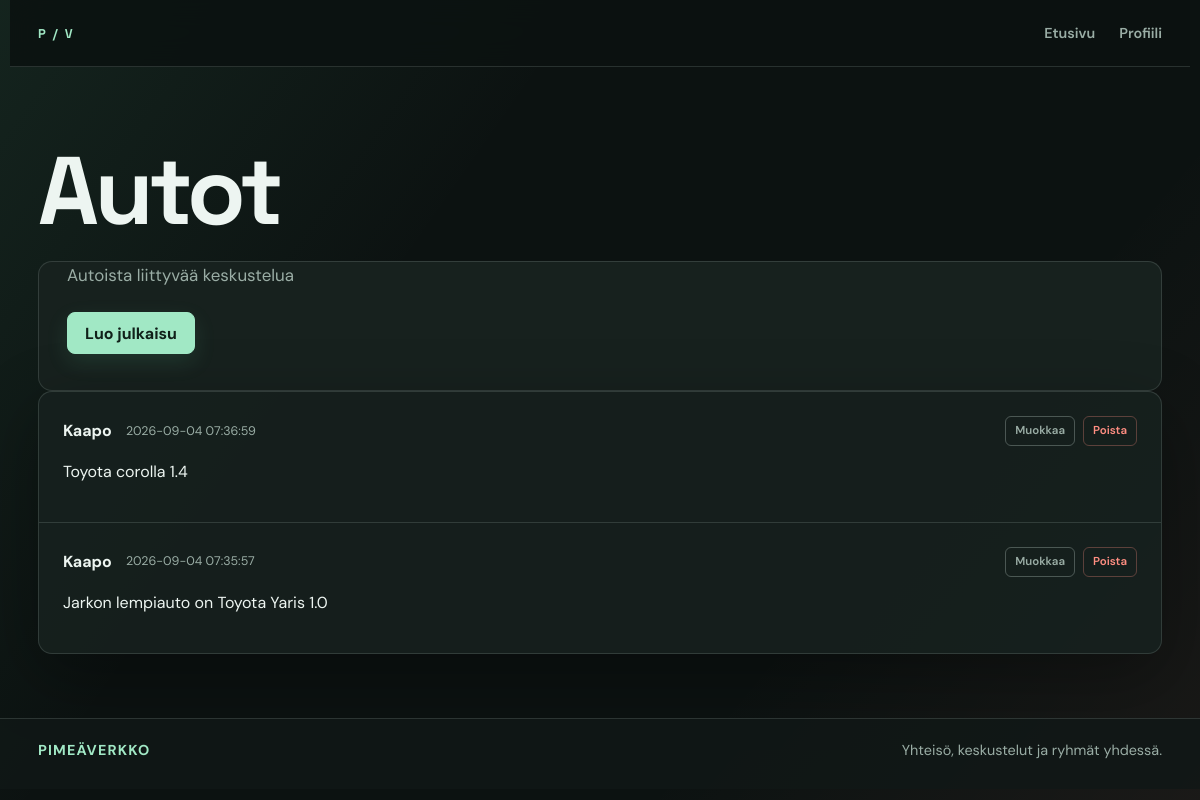
/group.php?id=16 (signed in), run on the app's committed database.
### tables this page shows
CREATE TABLE IF NOT EXISTS `groups` (
  `id` int NOT NULL AUTO_INCREMENT,
  `user_id` int NOT NULL,
  `name` varchar(100) NOT NULL,
  `description` text NOT NULL,
  PRIMARY KEY (`id`),
  KEY `FK_User_id` (`user_id`)
);

CREATE TABLE IF NOT EXISTS `posts` (
  `id` int NOT NULL AUTO_INCREMENT,
  `group_id` int NOT NULL,
  `user_id` int NOT NULL,
  `author` varchar(50) NOT NULL,
  `content` text NOT NULL,
  `created_at` timestamp NOT NULL DEFAULT CURRENT_TIMESTAMP,
  PRIMARY KEY (`id`),
  KEY `POST_FK_user_id` (`user_id`),
  KEY `POST_FK_group_id` (`group_id`)
);

### group.php (the view, shortened to what this page needs)
<?php
require __DIR__ . "/include/session.php";
$user_id = (int) ($_SESSION['user_id'] ?? 0);
$group_id = filter_input(INPUT_GET, 'id', FILTER_VALIDATE_INT);
$group_stmt = mysqli_prepare(
    $conn,
    'SELECT name, description FROM `groups` WHERE id = ?'
);
mysqli_stmt_bind_param($group_stmt, 'i', $group_id);
mysqli_stmt_execute($group_stmt);
$group_result = mysqli_stmt_get_result($group_stmt);
$group = mysqli_fetch_assoc($group_result);
$stmt = mysqli_prepare(
    $conn,
    "SELECT id, group_id, user_id, author, content, created_at
     FROM `posts`
     WHERE group_id = ?
     ORDER BY id DESC"
);
mysqli_stmt_bind_param($stmt, "i", $group_id);
mysqli_stmt_execute($stmt);
$result = mysqli_stmt_get_result($stmt);
?>
<!DOCTYPE html>
<html lang="fi">
<head>
    <link rel="stylesheet" href="style.css">
</head>
<body>
    <?php include 'include/nav.php'; ?>
    <header>
        <h1><?php echo htmlspecialchars($group['name'], ENT_QUOTES, 'UTF-8'); ?></h1>
    </header>
    <main class="group-main">
        <p><?php echo htmlspecialchars($group['description'], ENT_QUOTES, 'UTF-8'); ?></p>
        <a class="button action-button" href="add_post.php?group_id=<?php echo (int) $group_id; ?>">Luo julkaisu</a>
    </main>
    <div class="postaukset">
        <?php while ($row = mysqli_fetch_assoc($result)) { ?>
            <article class="post">
                <div class="author-row">
                    <p class="author">
                        <?php echo htmlspecialchars($row['author'], ENT_QUOTES, 'UTF-8'); ?>
                    </p>
                    <p class="created_at">
                        <?php echo htmlspecialchars($row['created_at'], ENT_QUOTES, 'UTF-8'); ?>
                    </p>
                    <?php
                    if ($row["user_id"] == $user_id): ?>
                        <div class="post-actions">
                            <div class="muokkaa">
                                <a href="edit_post.php?id=<?php echo (int) $row['id']; ?>">
                                    Muokkaa
                                </a>
                            </div>
                            <div class="poista">
                                <a href="delete_post.php?id=<?php echo (int) $row['id']; ?>">
                                    Poista
                                </a>
                            </div>
                        </div>
                    <?php endif; ?>
                </div>
                <p class="content">
                    <?php echo htmlspecialchars($row['content'], ENT_QUOTES, 'UTF-8'); ?>
                </p>
            </article>
        <?php } ?>
    </div>
    	<?php include 'include/footer.php'; ?>
</body>
</html>

### style.css (style rules this page uses)
:root { --ink: #edf5f1; --muted: #9aada5; --bg: #0c1211; --panel: #17211e; --panel-light: #202c28; --line: rgba(220, 241, 231, .14); --line-bright: rgba(220, 241, 231, .27); --mint: #a1e8c5; --mint-hot: #68d9a2; --coral: #ff8e82; --gold: #ffc27d; --shadow: 0 22px 70px rgba(0, 0, 0, .32); }
* { box-sizing: border-box; }
html { min-height: 100%; background: var(--bg); }
body { min-height: 100vh; margin: 0; color: var(--ink); background: linear-gradient(125deg, rgba(104, 217, 162, .09), transparent 34%), linear-gradient(310deg, rgba(255, 142, 130, .06), transparent 30%), var(--bg); font: 400 16px/1.55 'DM Sans', 'Segoe UI', sans-serif; }
body::before { position: fixed; inset: 0; z-index: -1; pointer-events: none; content: ''; opacity: .25; background-image: linear-gradient(var(--line) 1px, transparent 1px), linear-gradient(90deg, var(--line) 1px, transparent 1px); background-size: 44px 44px; mask-image: linear-gradient(to bottom, black, transparent 72%); }
.action-button { display: inline-flex; align-items: center; justify-content: center; min-height: 42px; padding: 10px 17px; color: #102019; background: var(--mint); border: 1px solid var(--mint); border-radius: 8px; box-shadow: 0 8px 22px rgba(104, 217, 162, .12); font-weight: 700; line-height: 1.2; text-decoration: none; transition: background .18s ease, border-color .18s ease, box-shadow .18s ease, transform .18s ease; }
header { max-width: 1180px; margin: auto; padding: 74px 28px 18px; }
h1, h2 { margin: 0; font-family: 'Space Grotesk', sans-serif; line-height: 1.06; }
h1 { max-width: 820px; font-size: clamp(2.8rem, 8vw, 6.2rem); letter-spacing: -.045em; }
main { flex: 1; max-width: 1180px; margin: auto; padding: 0 28px 36px; }
main>p { max-width: 670px; margin: 0; color: var(--muted); font-size: 1.06rem; }
.group-main { width: min(1124px, calc(100% - 56px)); max-width: none; background-color: #17211e; border: 1px solid var(--line); border-radius: 14px; }
.group-main>p { max-width: none; }
.action-button { margin-top: 24px; }
.home-panel, .postaukset, .add-post { overflow: hidden; background: rgba(23, 33, 30, .9); border: 1px solid var(--line); border-radius: 14px; box-shadow: var(--shadow); }
.group, .latest-post, .post { padding: 24px; border-bottom: 1px solid var(--line); transition: background .18s ease; }
.group:last-child, .latest-post:last-child, .post:last-child { border-bottom: 0; }
.group-header, .author-row { display: flex; align-items: center; gap: 14px; }
.post-actions { display: flex; flex-wrap: wrap; justify-content: flex-end; gap: 8px; margin-left: auto; }
.muokkaa a, .poista a { display: inline-block; padding: 5px 9px; border: 1px solid var(--line-bright); border-radius: 6px; font-size: .72rem; font-weight: 600; text-decoration: none; transition: color .18s ease, background .18s ease, border-color .18s ease; }
.muokkaa a { color: var(--muted); }
.poista a { color: var(--coral); border-color: rgba(255, 142, 130, .3); }
.latest-post p, .content { margin: 12px 0; overflow-wrap: anywhere; }
.latest-post-meta, .created_at { color: var(--muted); font-size: .78rem; }
.postaukset { width: min(1124px, calc(100% - 56px)); margin: 0 auto 64px; }
.post .author { margin: 0; color: var(--ink); font-weight: 700; }
.created_at { margin: 0; }
.content { line-height: 1.75; }

### data on the page
groups: name "Autot", description "Autoista liittyvää keskustelua"
posts: author "Kaapo", created_at "2026-09-04 07:36:59", content "Toyota corolla 1.4"
posts: author "Kaapo", created_at "2026-09-04 07:35:57", content "Jarkon lempiauto on Toyota Yaris 1.0"
